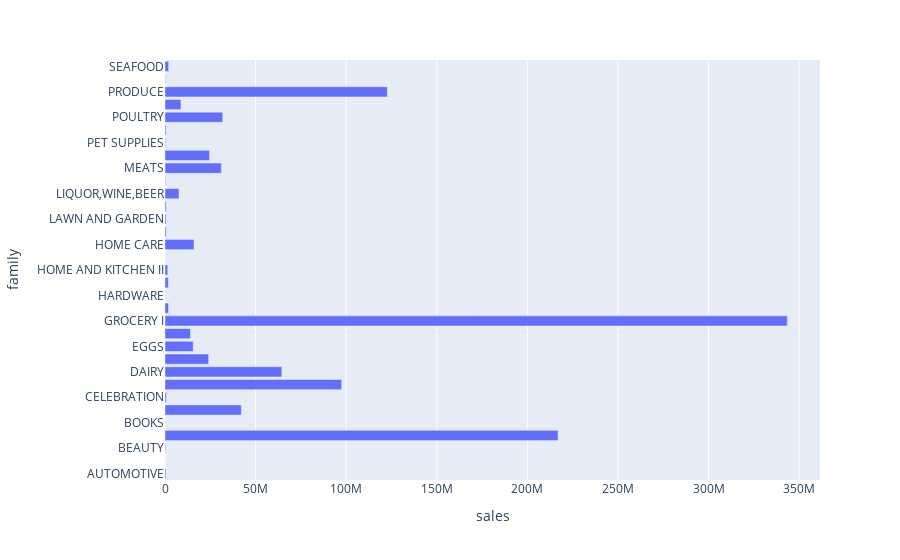

Notebook cell for this chart:
### Code cell
figure(figsize=(8,6), dpi=100)
px.bar(sales_sum_by_family, sales_sum_by_family.sales, labels=sales_sum_by_family.index)

### Figure 1 — Plotly figure (JSON) as saved in the notebook; plotly's stock layout.template omitted (floating-point values rounded to 4 significant figures)
{"data": [{"alignmentgroup": "True", "hovertemplate": "sales=%{x}<br>family=%{y}<extra></extra>", "legendgroup": "", "marker": {"color": "#636efa", "pattern": {"shape": ""}}, "name": "", "offsetgroup": "", "orientation": "h", "showlegend": false, "textposition": "auto", "type": "bar", "x": [554822, 10051, 337893, 216954486, 6438, 42130000.0, 761177, 97521289, 64487709, 24110000.0, 15588296, 14070000.0, 343500000.0, 1962767, 103470, 1861491, 1520670, 41601, 16022744, 651159, 548842, 653114, 7746640, 266359, 31090000.0, 24592051, 356584, 562608, 31880000.0, 8800000.0, 122700000.0, 269316, 2015000.0], "xaxis": "x", "y": ["AUTOMOTIVE", "BABY CARE", "BEAUTY", "BEVERAGES", "BOOKS", "BREAD/BAKERY", "CELEBRATION", "CLEANING", "DAIRY", "DELI", "EGGS", "FROZEN FOODS", "GROCERY I", "GROCERY II", "HARDWARE", "HOME AND KITCHEN I", "HOME AND KITCHEN II", "HOME APPLIANCES", "HOME CARE", "LADIESWEAR", "LAWN AND GARDEN", "LINGERIE", "LIQUOR,WINE,BEER", "MAGAZINES", "MEATS", "PERSONAL CARE", "PET SUPPLIES", "PLAYERS AND ELECTRONICS", "POULTRY", "PREPARED FOODS", "PRODUCE", "SCHOOL AND OFFICE SUPPLIES", "SEAFOOD"], "yaxis": "y"}], "layout": {"barmode": "relative", "legend": {"tracegroupgap": 0}, "margin": {"t": 60}, "xaxis": {"anchor": "y", "domain": [0, 1], "title": {"text": "sales"}}, "yaxis": {"anchor": "x", "domain": [0, 1], "title": {"text": "family"}}}}
